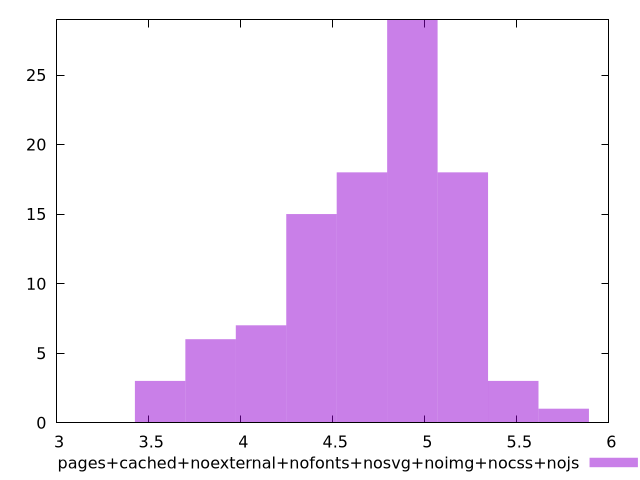

gnuplot code for this plot:
$_pagesCachedNoexternalNofontsNosvgNoimgNocssNojs <<EOF
5.206573933673809 18
4.110453105531954 7
4.658513519602883 18
3.5623926914610275 3
4.932543726638346 29
3.836422898496491 6
5.754634347744737 1
4.3844833125674185 15
5.480604140709273 3
EOF
set key outside below
set terminal pngcairo
set output "report_00006_2020-11-02T20-21-41.718Z/network-server-latency/pages+cached+noexternal+nofonts+nosvg+noimg+nocss+nojs//raw_hist.png"
set yrange [0:29]
set boxwidth 0.27403020703546366
set style fill transparent solid 0.5 noborder
plot $_pagesCachedNoexternalNofontsNosvgNoimgNocssNojs title "pages+cached+noexternal+nofonts+nosvg+noimg+nocss+nojs" with boxes ,
